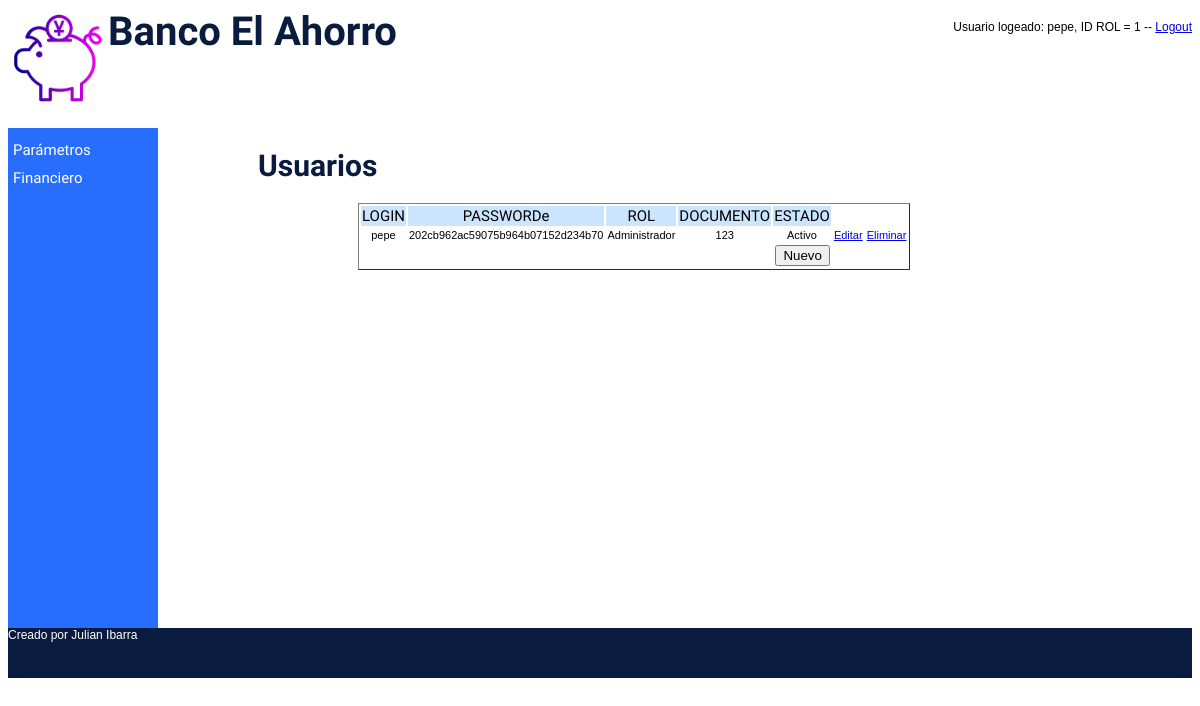
/index.php?sel=U1 (signed in), run on the app's committed database.
### tables this page shows
CREATE TABLE usuario (
login varchar(50) PRIMARY KEY NOT NULL,
pwd varchar(50) NOT NULL,
estado varchar(2) NOT NULL,
id_rol int(2) NOT NULL,
documento int(15)
);

CREATE TABLE rol(
id_rol int(2) PRIMARY KEY NOT NULL,
tipo varchar(2)
);

### lib/config.php (called while the page is built)
<?php
    $CFG_HOST = "localhost";
    $CFG_USER = "root";
    $CFG_DBPWD = "root";
    $CFG_DBASE = "banco";
?>

### lib/usuario.php (called while the page is built, shortened)
<?php
class Usuario {
    var $estado;
    var $con;
    function Usuario( ) {
        $this->estado="";
        $this->con = new MySql();
    }
    function getEstado( ) {
        return $this->estado;
    }
   function consultar($login) {
      $this->login = $login;
      $this->con->conectarse();
      $this->con->sql = "SELECT * FROM usuario WHERE login='".$this->login."'";
      $this->con->consultar();
      if ($this->con->numReg > 0) {
         $this->estado = mysql_result($this->con->rtaSql,0,"estado");
      }
      $this->con->desconectarse();
   }
  function listar( ) {
      $this->con->conectarse();
      $this->con->sql = "SELECT login, pwd, id_rol, estado, documento ".
                "FROM usuario";
      $this->con->consultar();
      $this->lista = $this->con->rtaSql;
      $this->con->desconectarse();
   }
}
?>

### lib/mysql_lib.php (called while the page is built, shortened)
<?php
class Mysql {
 var $sql;
 function Mysql () {
    $this->sql = "";
    }
 function consultar() {
    $this->rtaSql = mysql_query($this->sql);
    }
}
?>

### lib/rol.php (called while the page is built, shortened)
<?php
class Rol {
    var $tipo;
    var $con;
    function Rol( ) {
        $this->tipo="";
        $this->con = new MySql();
    }
    function getTipo( ) {
        return $this->tipo;
    }
   function consultarTipo($id_rol) {
      $this->id_rol = $id_rol;
      $this->con->conectarse();
      $this->con->sql = "SELECT * FROM rol WHERE id_rol=".$this->id_rol."";
      $this->con->consultar();
      if ($this->con->numReg > 0) {
        $this->tipo = mysql_result($this->con->rtaSql,0,"tipo");
      }
      $this->con->desconectarse();
   }
}
?>

### usuario/usuario_listar.php (the view, shortened to what this page needs)
<!DOCTYPE html>
<html lang="es">
<head>
	<link rel="stylesheet" type="text/css" href="estilos.css">
</head>
<body>
    <h1>Usuarios</h1>
	<form name="index" action="index.php?sel=U2">
        <table border="1" class="tabla">
            <tr class="titulo">
            <td>LOGIN</td><td>PASSWORDe</td><td>ROL</td><td>DOCUMENTO</td><td>ESTADO</td>
            </tr>
            <?php
                include("lib/config.php");
                include("lib/mysql_lib.php");
                include("lib/usuario.php");
                include("lib/rol.php");
                $u = new Usuario();
                $u->listar();
                $result = $u->lista;
                $r = new Rol();
                while ($row = mysql_fetch_array($result)) {
                    $r->consultarTipo($row['id_rol']);
                    $tipo = $r->getTipo();
                    $rol = "";
                    $u->consultar($row['login']);
                    $estado = $u->getEstado();
                    $esta ="";
                    switch ($tipo) {
                        case 'A':
                            $rol="Administrador";
                            break;
                    }
                    switch ($estado) {
                        case 'A':
                            $esta = "Activo";
                            break;
                    }
                    print "<tr>";
                    print "<td>".$row['login']."</td>";
                    print "<td>".$row['pwd']."</td>";
                    print "<td>".$rol."</td>";
                    print "<td>".$row['documento']."</td>";
                    print "<td>".$esta."</td>";
                    print "<td><a href='index.php?sel=U5&"."login=".$row['login']."'>Editar</a></td>";
                    print "<td><a href='index.php?sel=U4&"."login=".$row['login']."'>Eliminar</a></td>";
                    print "</tr>";
                }
            ?>
            <tr><td colspan="5"><input name="btnInsertar" type="button" class="botonNuevo" onclick="javascript:window.location='index.php?sel=U2';" value="Nuevo"></td></tr>
        </table>
        </form>
</body>
</html>

### estilos.css (style rules this page uses)
body { font-size: 12px; font-family:Arial; }

### usuario/usuario_listar.php (style rules this page uses)
.titulo td { font-family: 'Lalezar', Arial; font-size: 15px; background: #CCE5FF; text-align: center; }
td { font-family: Arial; font-size: 11px; text-align: center; }
.botonNuevo { float: right; }
.tabla tr,td { border-collapse: separate; border-spacing: 3px; border-style: none; }
form { padding-left:200px; }
h1 { padding-left: 100px; font-family: 'Lalezar', Arial; color:#0A1B40; font-size: 30px; }

### data on the page
usuario: login "pepe", pwd "202cb962ac59075b964b07152d234b70", id_rol.tipo "Administrador", documento "123", estado "Activo"

### other printed values
$_SESSION['SES_USUARIO'] "pepe"
$_SESSION['SES_ID_ROL'] "1"
